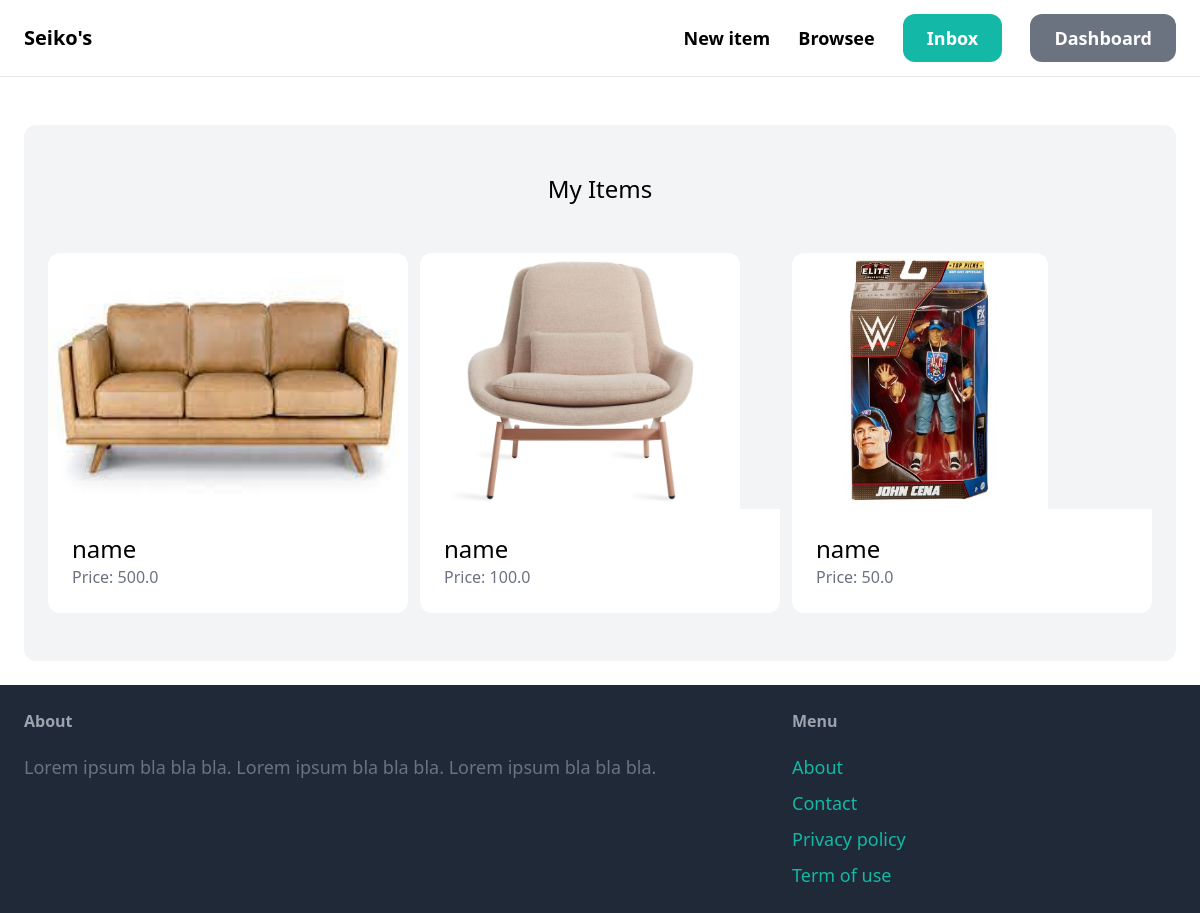
The page /dashboard/ (signed in) on the database its author committed.
### items/models.py (models this page shows, shortened)
class Item(models.Model):
    category=models.ForeignKey(Category, related_name='items', on_delete=models.CASCADE)
    name=models.CharField(max_length=255)
    description=models.TextField(blank=True , null=True)
    price=models.FloatField()
    image=models.ImageField(upload_to='item_images',blank=True , null=True)
    is_sold=models.BooleanField(default=False)
    created_by=models.ForeignKey(User,related_name='items' ,on_delete=models.CASCADE)
    created_at=models.DateTimeField(auto_now=True)
    class Meta:
        ordering = ('name',)

### dashboard/views.py (the view)
# urls.py: path('',views.index,name='index'),
@login_required
def index(request):
    items=Item.objects.filter(created_by=request.user)
    return render(request, 'dashboard/index.html',{
        'items':items,
    })

### dashboard/templates/dashboard/index.html (shortened to what this page needs)
{% extends 'core/base.html' %}
{% block content %}
<div class="mt-6 px-6 py-12 bg-gray-100 rounded-xl">
    <h2 class="mb-12 text-2xl text-center">My Items</h2>
    <div class="grid grid-cols-3 gap-3">
        {% for item in items %}
            <div>
                <a href="{% url 'item:detail' item.id %}">
                    <div>
                        <img src="{{ item.image.url }}" class="rounded-t-xl -w-64 h-64 ">
                    </div>
                    <div class="p-6 bg-white rounded-b-xl">
                        <h2 class="text-2xl">name</h2>
                        <p class="text-gray-500">Price: {{ item.price }}</p>
                    </div>
                </a>
            </div>
        {% endfor %}
    </div>
</div>
</div>
{% endblock %}

### rows shown on the page
Item: image (picture), price "500.0"
Item: image (picture), price "100.0"
Item: image (picture), price "50.0"
